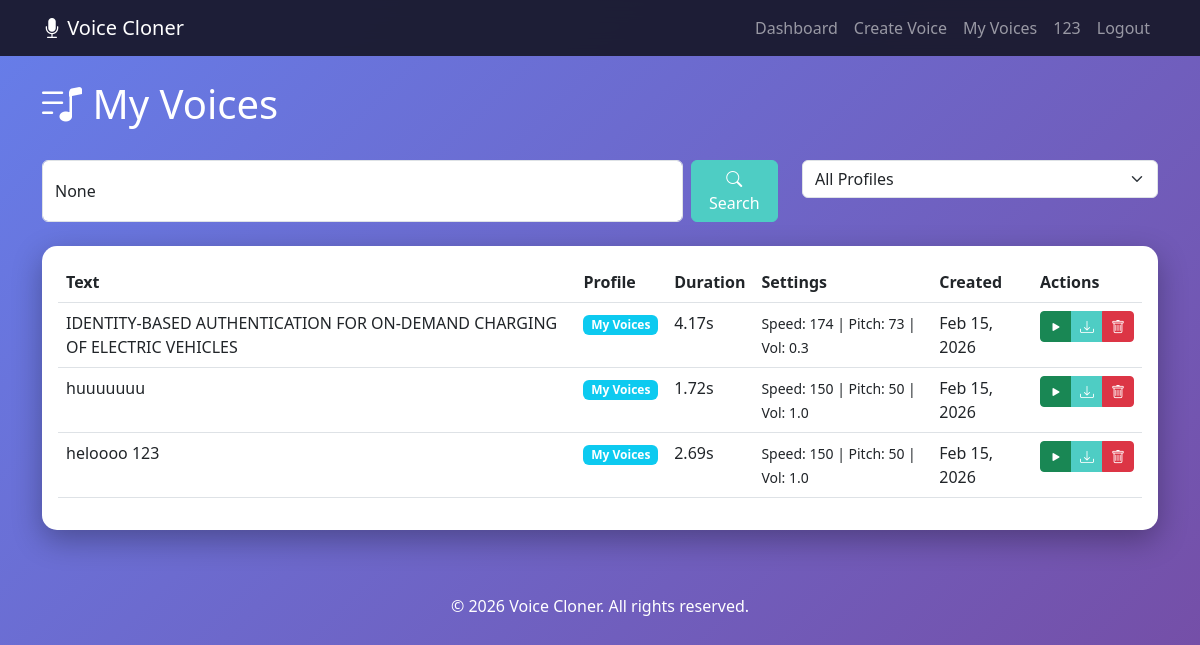
Screenshot of /voices/list/ (signed in) with the database file from the repository.
### voices/models.py (models this page shows, shortened)
class Voice(models.Model):
    profile = models.ForeignKey(VoiceProfile, on_delete=models.CASCADE, related_name='voices')
    text = models.TextField(help_text="Text that was converted to speech")
    audio_file = models.FileField(upload_to='voices/%Y/%m/%d/')
    duration = models.FloatField(default=0.0, help_text="Duration in seconds")
    speed = models.IntegerField(default=150, help_text="Speech speed (words per minute)")
    pitch = models.IntegerField(default=50, help_text="Voice pitch (0-100)")
    volume = models.FloatField(default=1.0, help_text="Volume (0.0-1.0)")
    created_at = models.DateTimeField(default=timezone.now)
    class Meta:
        ordering = ['-created_at']

class VoiceProfile(models.Model):
    user = models.ForeignKey(User, on_delete=models.CASCADE, related_name='voice_profiles')
    name = models.CharField(max_length=200)
    description = models.TextField(blank=True)
    created_at = models.DateTimeField(default=timezone.now)
    updated_at = models.DateTimeField(auto_now=True)
    is_active = models.BooleanField(default=True)
    class Meta:
        ordering = ['-created_at']

### voices/views.py (the view)
# urls.py: path('list/', views.voice_list_view, name='voice_list'),
@login_required
def voice_list_view(request):
    voices = Voice.objects.filter(profile__user=request.user)
    profiles = VoiceProfile.objects.filter(user=request.user, is_active=True)
    profile_id = request.GET.get('profile')
    if profile_id:
        voices = voices.filter(profile_id=profile_id)
    search_query = request.GET.get('search')
    if search_query:
        voices = voices.filter(text__icontains=search_query)
    context = {
        'voices': voices,
        'profiles': profiles,
        'selected_profile': profile_id,
        'search_query': search_query,
    }
    return render(request, 'voices/voice_list.html', context)

### templates/voices/voice_list.html (shortened to what this page needs)
{% extends 'base.html' %}
{% block content %}
<div class="row mb-4">
    <div class="col-12">
        <h1 class="text-white">
            <i class="bi bi-music-note-list"></i> My Voices
        </h1>
    </div>
</div>
<div class="row mb-4">
    <div class="col-md-8">
        <form method="get" class="d-flex">
            <input type="text" name="search" class="form-control me-2" placeholder="Search voices..."
                value="{{ search_query }}">
            <button type="submit" class="btn btn-primary">
                <i class="bi bi-search"></i> Search
            </button>
        </form>
    </div>
    <div class="col-md-4">
        <select class="form-select" onchange="window.location.href='?profile='+this.value">
            <option value="">All Profiles</option>
        </select>
    </div>
</div>
<div class="row">
    <div class="col-12">
        <div class="card">
            <div class="card-body">
                {% if voices %}
                <div class="table-responsive">
                    <table class="table table-hover">
                        <thead>
                            <tr>
                                <th>Text</th>
                                <th>Profile</th>
                                <th>Duration</th>
                                <th>Settings</th>
                                <th>Created</th>
                                <th>Actions</th>
                            </tr>
                        </thead>
                        <tbody>
                            {% for voice in voices %}
                            <tr>
                                <td>{{ voice.text|truncatewords:15 }}</td>
                                <td><span class="badge bg-info">{{ voice.profile.name }}</span></td>
                                <td>{{ voice.duration }}s</td>
                                <td>
                                    <small>
                                        Speed: {{ voice.speed }} |
                                        Pitch: {{ voice.pitch }} |
                                        Vol: {{ voice.volume }}
                                    </small>
                                </td>
                                <td>{{ voice.created_at|date:"M d, Y" }}</td>
                                <td>
                                    <div class="btn-group btn-group-sm">
                                        {% if voice.audio_file %}
                                        <button class="btn btn-success"
                                            onclick="playAudio('{{ voice.audio_file.url }}')">
                                            <i class="bi bi-play-fill"></i>
                                        </button>
                                        <a href="{% url 'download_voice' voice.id %}" class="btn btn-primary">
                                            <i class="bi bi-download"></i>
                                        </a>
                                        {% endif %}
                                        <a href="{% url 'delete_voice' voice.id %}" class="btn btn-danger">
                                            <i class="bi bi-trash"></i>
                                        </a>
                                    </div>
                                </td>
                            </tr>
                            {% endfor %}
                        </tbody>
                    </table>
                </div>
                {% endif %}
            </div>
        </div>
    </div>
</div>
{% endblock %}

### templates/base.html (shortened to what this page needs)
<!DOCTYPE html>
<html lang="en">
<head>
    <link href="https://cdn.jsdelivr.net/npm/bootstrap@5.3.0/dist/css/bootstrap.min.css" rel="stylesheet">
    <link rel="stylesheet" href="https://cdn.jsdelivr.net/npm/bootstrap-icons@1.10.0/font/bootstrap-icons.css">
</head>
<body>
    <nav class="navbar navbar-expand-lg navbar-dark mb-4">
        <div class="container">
            <a class="navbar-brand" href="{% url 'dashboard' %}">
                <i class="bi bi-mic-fill"></i> Voice Cloner
            </a>
            <div class="collapse navbar-collapse" id="navbarNav">
                <ul class="navbar-nav ms-auto">
                    {% if user.is_authenticated %}
                    <li class="nav-item">
                        <a class="nav-link" href="{% url 'dashboard' %}">Dashboard</a>
                    </li>
                    <li class="nav-item">
                        <a class="nav-link" href="{% url 'create_voice' %}">Create Voice</a>
                    </li>
                    <li class="nav-item">
                        <a class="nav-link" href="{% url 'voice_list' %}">My Voices</a>
                    </li>
                    <li class="nav-item">
                        <a class="nav-link" href="{% url 'profile' %}">{{ user.username }}</a>
                    </li>
                    <li class="nav-item">
                        <a class="nav-link" href="{% url 'logout' %}">Logout</a>
                    </li>
                    {% endif %}
                </ul>
            </div>
        </div>
    </nav>
    <div class="container">
        {% block content %}{% endblock %}
    </div>
    <footer class="text-center text-white mt-5 py-3">
        <p>&copy; 2026 Voice Cloner. All rights reserved.</p>
    </footer>
</body>
</html>

### templates/base.html (style rules this page uses)
:root { --primary-color: #4ECDC4; --secondary-color: #1A1A2E; --accent-color: #FF6B6B; }
body { background: linear-gradient(135deg, #667eea 0%, #764ba2 100%); min-height: 100vh; font-family: 'Segoe UI', Tahoma, Geneva, Verdana, sans-serif; }
.navbar { background-color: rgba(26, 26, 46, 0.95) !important; backdrop-filter: blur(10px); }
.card { border-radius: 15px; box-shadow: 0 10px 30px rgba(0, 0, 0, 0.3); border: none; }
.btn-primary { background-color: var(--primary-color); border-color: var(--primary-color); }

### rows the page displays
Voice: text "IDENTITY-BASED AUTHENTICATION FOR ON-DEMAND CHARGING OF ELECTRIC VEHICLES", profile.name "My Voices", duration "4.17", speed "174", pitch "73", volume "0.3", created_at "Feb 15, 2026"
Voice: text "huuuuuuu", profile.name "My Voices", duration "1.72", speed "150", pitch "50", volume "1.0", created_at "Feb 15, 2026"
Voice: text "heloooo 123", profile.name "My Voices", duration "2.69", speed "150", pitch "50", volume "1.0", created_at "Feb 15, 2026"

### other values shown
{{ user.username }} "123"
